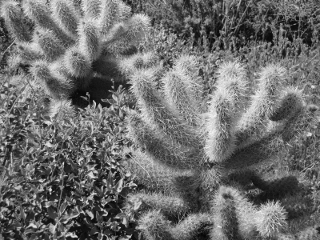
//> input picture benchmark_starter_code/DSP_examples/example-dct5_linux/Cactus-320x240.pgm, 320 x 240 px
$ ./dmcomp Cactus-320x240.pgm   (built with g++ and OpenCV 4)
//> lines starting //> are read from the running program, lines starting //| are printed output that depends on the picture
/*
 *
 *  Example by Sam Siewert for use with PPM images to compress with a
 *  a process similar to MPEG, to provide a simple example.
 *
 *  PART 1: Simple conversion of image to DCT and back with inverse DCT
 *          Shows 8x8 ROI DCT for 320x240 image (40 x 30 8x8 macroblocks)
 *
 *  Based on numerous code snippets from stackoverflow.com
 *
 */
#include <unistd.h>
#include <stdio.h>
#include <stdlib.h>
#include <iostream>

#include <opencv2/core/core.hpp>
#include <opencv2/highgui/highgui.hpp>

using namespace cv;
using namespace std;


int main( int argc, char** argv )
{
    IplImage *image;                  // basic image pointer
    IplImage *b,*g,*r;                // blue, green, red only images
    IplImage *bf, *gf, *rf;           // float versions
    IplImage *b_dct,*g_dct,*r_dct;    // DCT converted float versions
    IplImage *b_idct,*g_idct,*r_idct; // DCT converted float versions
    int i, j;

    // Read in command line supplied file argument for PPM, JPG, etc.
    if( argc != 2)
    {
     cout <<" Usage: display_image ImageToLoadAndDisplay" << endl;
     return -1;
    }

    // Read in the source image file
    image = cvLoadImage(argv[1]);
//> image is the input picture: 240 rows x 320 cols, CV_8UC3; min 4, max 241, mean 110

    // Allocate each color band image and set pointer
    b=cvCreateImage(cvGetSize(image),IPL_DEPTH_8U,1);
    g=cvCreateImage(cvGetSize(image),IPL_DEPTH_8U,1);
    r=cvCreateImage(cvGetSize(image),IPL_DEPTH_8U,1);

    // Split read in image into the three color bands
    cvSplit(image, b, g, r, NULL);

    // Allocate each float color band image and set pointer, then convert
    bf = cvCreateImage(cvGetSize(image), IPL_DEPTH_32F, 1);
    cvConvert(b, bf);
    gf = cvCreateImage(cvGetSize(image), IPL_DEPTH_32F, 1);
    cvConvert(g, gf);
    rf = cvCreateImage(cvGetSize(image), IPL_DEPTH_32F, 1);
    cvConvert(r, rf);

    // Allocate each float DCT, iDCT color band image and set pointer
    b_dct=cvCreateImage(cvGetSize(image),IPL_DEPTH_32F,1);
    b_idct=cvCreateImage(cvGetSize(image),IPL_DEPTH_32F,1);
    g_dct=cvCreateImage(cvGetSize(image),IPL_DEPTH_32F,1);
    g_idct=cvCreateImage(cvGetSize(image),IPL_DEPTH_32F,1);
    r_dct=cvCreateImage(cvGetSize(image),IPL_DEPTH_32F,1);
    r_idct=cvCreateImage(cvGetSize(image),IPL_DEPTH_32F,1);

    // Transform B with DCT in 8x8 sub-regions
    for(i=0; i < 320; i=i+8)
    {
        for(j=0; j < 240; j=j+8)
        {
            cvSetImageROI(bf, cvRect(i,j,8,8));
            cvSetImageROI(b_dct, cvRect(i,j,8,8));
            cvDCT(bf, b_dct, 0);
        }
    }
    cvResetImageROI(bf);
    cvResetImageROI(b_dct);
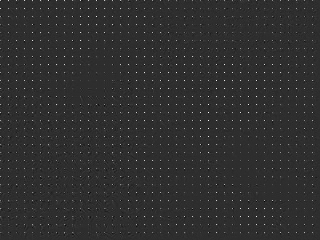
//> b_dct: 240 rows x 320 cols, CV_32FC1; min -386.4, max 1748.8, mean 13.9; drawn with min black and max white

    // Transform G with DCT in 8x8 sub-regions
    for(i=0; i < 320; i=i+8)
    {
        for(j=0; j < 240; j=j+8)
        {
            cvSetImageROI(gf, cvRect(i,j,8,8));
            cvSetImageROI(g_dct, cvRect(i,j,8,8));
            cvDCT(gf, g_dct, 0);
        }
    }
    cvResetImageROI(gf);
    cvResetImageROI(g_dct);

    // Transform R with DCT in 8x8 sub-regions
    for(i=0; i < 320; i=i+8)
    {
        for(j=0; j < 240; j=j+8)
        {
            cvSetImageROI(rf, cvRect(i,j,8,8));
            cvSetImageROI(r_dct, cvRect(i,j,8,8));
            cvDCT(rf, r_dct, 0);
        }
    }
    cvResetImageROI(rf);
    cvResetImageROI(r_dct);


    // Transform with DCT in 8x8 sub-regions
    for(i=0; i < 320; i=i+8)
    {
        for(j=0; j < 240; j=j+8)
        {
            cvSetImageROI(b_dct, cvRect(i,j,8,8));
            cvSetImageROI(b_idct, cvRect(i,j,8,8));
            cvDCT(b_dct, b_idct, DCT_INVERSE);
        }
    }
    cvResetImageROI(b_dct);
    cvResetImageROI(b_idct);

    // Transform with DCT in 8x8 sub-regions
    for(i=0; i < 320; i=i+8)
    {
        for(j=0; j < 240; j=j+8)
        {
            cvSetImageROI(g_dct, cvRect(i,j,8,8));
            cvSetImageROI(g_idct, cvRect(i,j,8,8));
            cvDCT(g_dct, g_idct, DCT_INVERSE);
        }
    }
    cvResetImageROI(g_dct);
    cvResetImageROI(g_idct);

    // Transform with DCT in 8x8 sub-regions
    for(i=0; i < 320; i=i+8)
    {
        for(j=0; j < 240; j=j+8)
        {
            cvSetImageROI(r_dct, cvRect(i,j,8,8));
            cvSetImageROI(r_idct, cvRect(i,j,8,8));
            cvDCT(r_dct, r_idct, DCT_INVERSE);
        }
    }
    cvResetImageROI(r_dct);
    cvResetImageROI(r_idct);


    // Create a window for display.
    namedWindow("Input Image Display window", CV_WINDOW_AUTOSIZE );

    // Show original image
    cvShowImage("Input Image Display window", image);

    // Wait for a keystroke in the window
    waitKey(0);

    // convert float DCT color band to simple image
    cvConvert(b_dct, b);
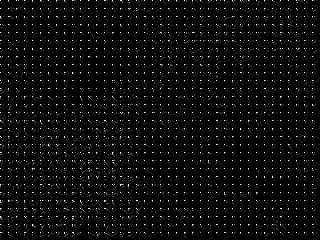
//> b: 240 rows x 320 cols, CV_8UC1; min 0, max 255, mean 13.7
    cvConvert(g_dct, g);
    cvConvert(r_dct, r);

    namedWindow("BLUE Display window", CV_WINDOW_AUTOSIZE );
    cvShowImage("BLUE Display window", b);
    waitKey(0);
    namedWindow("GREEN Display window", CV_WINDOW_AUTOSIZE );
    cvShowImage("GREEN Display window", g);
    waitKey(0);
    namedWindow("RED Display window", CV_WINDOW_AUTOSIZE );
    cvShowImage("RED Display window", r);
    waitKey(0);

    // convert float iDCT b color band to simple image
    cvConvert(b_idct, b);
    cvConvert(g_idct, g);
    cvConvert(r_idct, r);

    // Split read in image into the three color bands
    cvMerge(b, g, r, NULL, image);

    namedWindow("RECOVERED Display window", CV_WINDOW_AUTOSIZE );
    cvShowImage("RECOVERED Display window", image);
    // Wait for a keystroke in the window
    waitKey(0);

    return 0;
};
